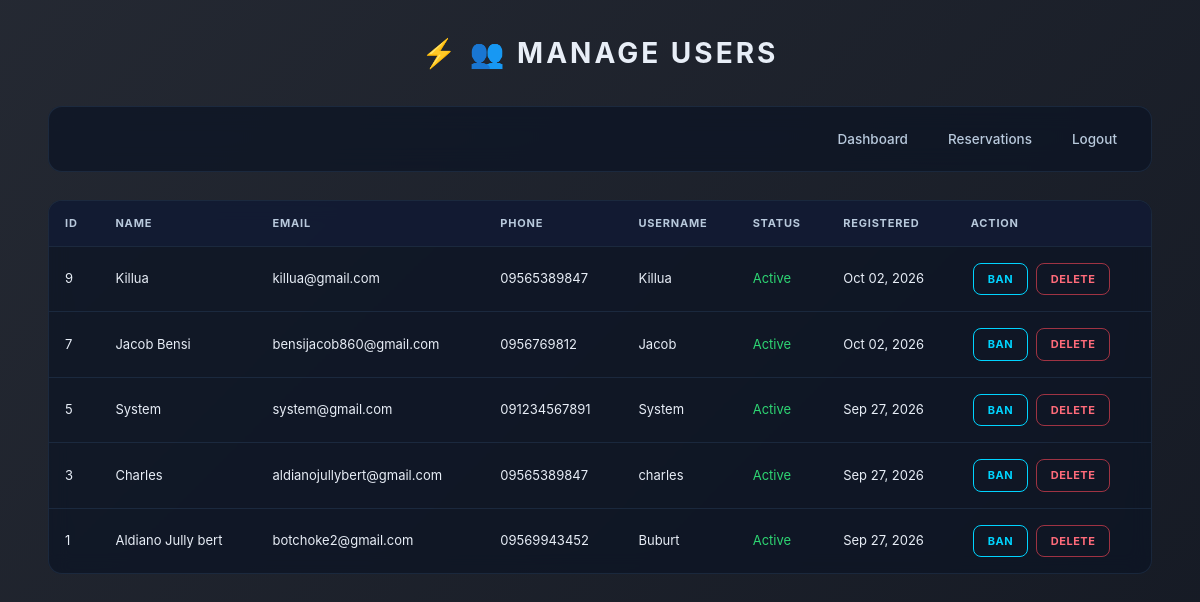
Page /admin/manage_users.php (signed in) on the committed database.
### tables this page shows
CREATE TABLE `users` (
  `id` int(11) NOT NULL,
  `fullname` varchar(100) DEFAULT NULL,
  `email` varchar(100) DEFAULT NULL,
  `phone` varchar(20) DEFAULT NULL,
  `username` varchar(50) DEFAULT NULL,
  `password` varchar(255) DEFAULT NULL,
  `role` enum('admin','user') DEFAULT 'user',
  `status` enum('active','banned') DEFAULT 'active',
  `created_at` timestamp NOT NULL DEFAULT current_timestamp()
);

### admin/manage_users.php (the view, shortened to what this page needs)
<?php
include "../db.php";
$users = mysqli_query($conn, "SELECT * FROM users WHERE role='user' ORDER BY id DESC");
?>
<!DOCTYPE html>
<html>
<head>
    <link rel="stylesheet" href="style.css">
    <link rel="stylesheet" href="https://cdnjs.cloudflare.com/ajax/libs/font-awesome/6.0.0-beta3/css/all.min.css">
</head>
<body>
<div class="container">
    <h1 class="title">👥 MANAGE USERS</h1>
    <div class="nav">
        <a href="index.php">Dashboard</a>
        <a href="manage_reservations.php">Reservations</a>
        <a href="logout.php">Logout</a>
    </div>
    <div class="table-container">
        <table>
            <thead>
                <tr>
                    <th>ID</th><th>Name</th><th>Email</th><th>Phone</th>
                    <th>Username</th><th>Status</th><th>Registered</th><th>Action</th>
                </tr>
            </thead>
            <tbody>
                <?php if(mysqli_num_rows($users) > 0): ?>
                    <?php while($u = mysqli_fetch_assoc($users)): ?>
                    <tr>
                        <td><?php echo $u['id']; ?></td>
                        <td><?php echo htmlspecialchars($u['fullname'] ?? '-'); ?></td>
                        <td><?php echo htmlspecialchars($u['email'] ?? '-'); ?></td>
                        <td><?php echo htmlspecialchars($u['phone'] ?? '-'); ?></td>
                        <td><?php echo htmlspecialchars($u['username']); ?></td>
                        <td>
                            <span style="color:<?php echo $u['status']=='active'?'#2ed573':'#ff4757'; ?>">
                                <?php echo ucfirst($u['status']); ?>
                            </span>
                        </td>
                        <td><?php echo date('M d, Y', strtotime($u['created_at'])); ?></td>
                        <td>
                            <a class="editbtn" href="?toggle=<?php echo $u['id']; ?>">
                                <?php echo $u['status']=='active' ? 'Ban' : 'Unban'; ?>
                            </a>
                            <a class="exitbtn" href="?delete=<?php echo $u['id']; ?>" onclick="return confirm('Delete this user?')">Delete</a>
                        </td>
                    </tr>
                    <?php endwhile; ?>
                <?php else: ?>
                    <tr><td colspan="8" style="text-align:center;padding:40px;color:#4a5568;">No registered users yet</td></tr>
                <?php endif; ?>
            </tbody>
        </table>
    </div>
</div>
</body>
</html>

### admin/style.css (style rules this page uses)
:root { --bg-deep: #060b16; --bg-panel: #0d1424; --bg-panel-2: #131c33; --accent: #4F7CAC; --blue: #2c5f8d; --cyan: #00d4ff; --cyan-glow: rgba(0, 212, 255, 0.35); --green: #2ed573; --orange: #f59e0b; --red: #ff4757; --text: #e8eef7; --text-soft: #b8c9dc; --text-muted: #6b7d99; --line: rgba(79, 124, 172, 0.18); --line-strong: rgba(79, 124, 172, 0.4); --radius-sm: 6px; --radius-md: 10px; --radius-lg: 14px; --shadow-md: 0 8px 30px rgba(0, 0, 0, 0.5); --shadow-lg: 0 20px 60px rgba(0, 0, 0, 0.7); }
* { box-sizing: border-box; margin: 0; padding: 0; }
html { overflow-x: hidden; }
body { background: linear-gradient(135deg, rgba(6, 11, 22, 0.88) 0%, rgba(6, 11, 22, 0.94) 100%), url("https://images.unsplash.com/photo-1506521781263-d8422e82f27a?w=1920&q=80") center/cover no-repeat fixed; color: var(--text); font-family: 'Inter', 'Segoe UI', system-ui, -apple-system, Arial, sans-serif; line-height: 1.5; min-height: 100vh; -webkit-font-smoothing: antialiased; font-size: 14px; background-attachment: fixed; }
.container { max-width: 1400px; width: 92%; margin: auto; padding: 32px 0 60px; }
.title { text-align: center; font-size: 28px; letter-spacing: 3px; color: var(--text); margin-bottom: 32px; font-weight: 700; position: relative; display: inline-block; width: 100%; }
.title::before { content: "⚡"; margin-right: 10px; color: var(--cyan); display: inline-block; }
.nav { display: flex; justify-content: flex-end; align-items: center; flex-wrap: wrap; gap: 4px; margin-bottom: 28px; padding: 12px 16px; background: rgba(13, 20, 36, 0.75); backdrop-filter: blur(12px); border: 1px solid var(--line); border-radius: 14px; }
.nav a { color: var(--text-soft); padding: 10px 18px; margin: 0; text-decoration: none; font-weight: 500; font-size: 13.5px; border-radius: 10px; transition: 0.2s; display: inline-flex; align-items: center; gap: 6px; position: relative; }
.table-container { overflow-x: auto; margin-top: 16px; background: rgba(13, 20, 36, 0.75); backdrop-filter: blur(10px); border: 1px solid var(--line); border-radius: 14px; }
table { width: 100%; border-collapse: collapse; background: transparent; min-width: 900px; }
th { background: rgba(19, 28, 51, 0.9); color: var(--text-soft); padding: 14px 16px; font-size: 11px; font-weight: 700; letter-spacing: 0.8px; text-transform: uppercase; border-bottom: 1px solid var(--line); text-align: left; white-space: nowrap; }
td { padding: 14px 16px; font-size: 13px; color: var(--text); border-bottom: 1px solid var(--line); text-align: left; vertical-align: middle; }
tbody tr:last-child td { border-bottom: none; }
.editbtn { display: inline-flex; align-items: center; justify-content: center; padding: 7px 14px; background: transparent; color: var(--cyan); border: 1px solid var(--cyan); text-decoration: none; border-radius: 8px; font-size: 11px; font-weight: 700; letter-spacing: 0.5px; margin: 2px; transition: 0.2s; cursor: pointer; text-transform: uppercase; font-family: inherit; }
.exitbtn { display: inline-flex; align-items: center; justify-content: center; padding: 7px 14px; background: transparent; color: #ff6b7a; border: 1px solid rgba(255, 71, 87, 0.6); text-decoration: none; border-radius: 8px; font-size: 11px; font-weight: 700; letter-spacing: 0.5px; margin: 2px; transition: 0.2s; cursor: pointer; text-transform: uppercase; font-family: inherit; }

### rows in the picture
users: id "9", fullname "Killua", email "killua@gmail.com", phone "09565389847", username "Killua", status "Active", created_at "Oct 02, 2026", shows "BAN"
users: id "7", fullname "Jacob Bensi", email "bensijacob860@gmail.com", phone "0956769812", username "Jacob", status "Active", created_at "Oct 02, 2026", shows "BAN"
users: id "5", fullname "System", email "system@gmail.com", phone "091234567891", username "System", status "Active", created_at "Sep 27, 2026", shows "BAN"
users: id "3", fullname "Charles", email "aldianojullybert@gmail.com", phone "09565389847", username "charles", status "Active", created_at "Sep 27, 2026", shows "BAN"
users: id "1", fullname "Aldiano Jully bert", email "botchoke2@gmail.com", phone "09569943452", username "Buburt", status "Active", created_at "Sep 27, 2026", shows "BAN"
